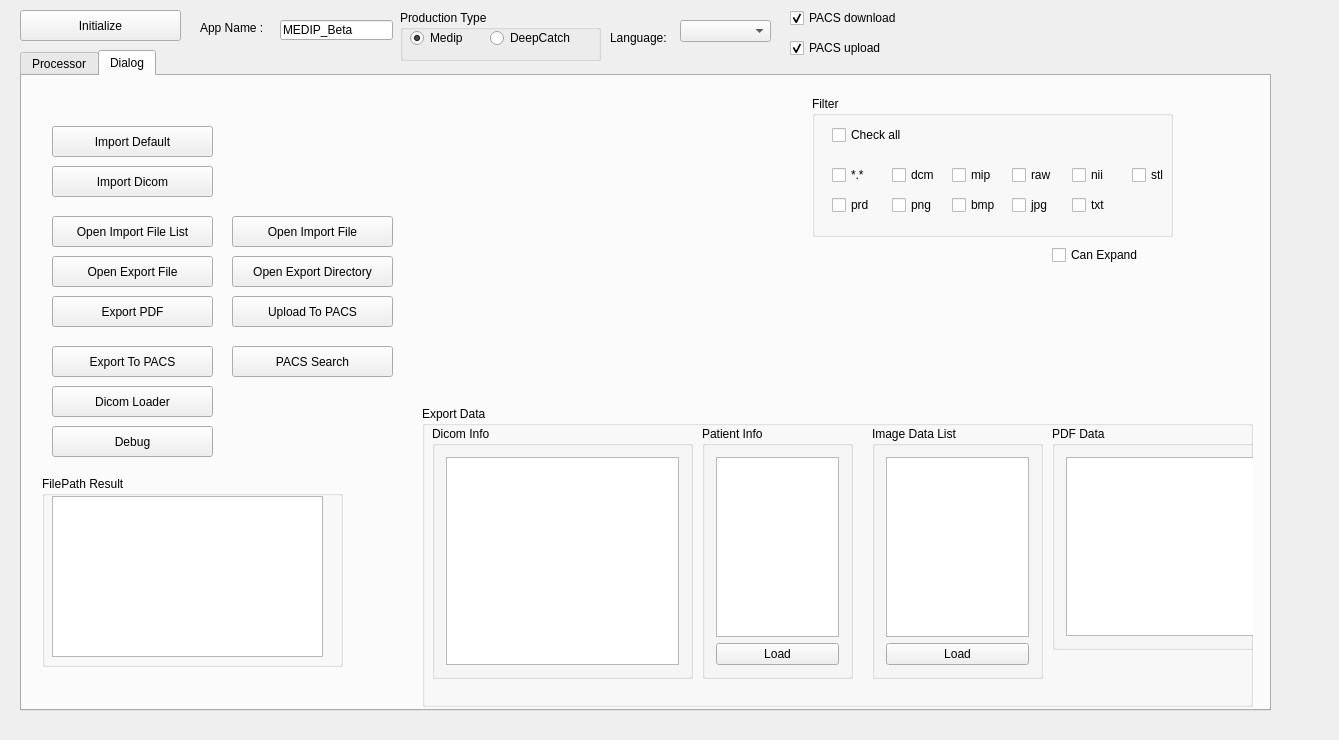
<?xml version="1.0" encoding="UTF-8"?>
<ui version="4.0">
 <class>MainWindow</class>
 <widget class="QMainWindow" name="MainWindow">
  <property name="geometry">
   <rect>
    <x>0</x>
    <y>0</y>
    <width>1339</width>
    <height>740</height>
   </rect>
  </property>
  <property name="windowTitle">
   <string>FileManagerTestServer</string>
  </property>
  <widget class="QWidget" name="centralWidget">
   <widget class="QTabWidget" name="tabWidget">
    <property name="geometry">
     <rect>
      <x>20</x>
      <y>50</y>
      <width>1251</width>
      <height>661</height>
     </rect>
    </property>
    <property name="currentIndex">
     <number>1</number>
    </property>
    <widget class="QWidget" name="tab">
     <attribute name="title">
      <string>Processor</string>
     </attribute>
     <widget class="QGroupBox" name="groupBox_5">
      <property name="geometry">
       <rect>
        <x>580</x>
        <y>10</y>
        <width>371</width>
        <height>71</height>
       </rect>
      </property>
      <property name="title">
       <string>Client Command</string>
      </property>
      <widget class="QPushButton" name="btnOpenClient">
       <property name="geometry">
        <rect>
         <x>10</x>
         <y>20</y>
         <width>151</width>
         <height>31</height>
        </rect>
       </property>
       <property name="text">
        <string>Open Client</string>
       </property>
      </widget>
      <widget class="QLabel" name="label_6">
       <property name="geometry">
        <rect>
         <x>170</x>
         <y>30</y>
         <width>111</width>
         <height>16</height>
        </rect>
       </property>
       <property name="text">
        <string>Connected Client : </string>
       </property>
      </widget>
      <widget class="QLineEdit" name="editConnectedClient">
       <property name="geometry">
        <rect>
         <x>280</x>
         <y>30</y>
         <width>81</width>
         <height>20</height>
        </rect>
       </property>
       <property name="readOnly">
        <bool>true</bool>
       </property>
      </widget>
     </widget>
     <widget class="QGroupBox" name="groupBox">
      <property name="geometry">
       <rect>
        <x>10</x>
        <y>100</y>
        <width>461</width>
        <height>341</height>
       </rect>
      </property>
      <property name="title">
       <string>Receive</string>
      </property>
      <widget class="QLineEdit" name="editRecvCommand">
       <property name="geometry">
        <rect>
         <x>100</x>
         <y>30</y>
         <width>113</width>
         <height>20</height>
        </rect>
       </property>
       <property name="readOnly">
        <bool>true</bool>
       </property>
      </widget>
      <widget class="QLabel" name="label">
       <property name="geometry">
        <rect>
         <x>20</x>
         <y>30</y>
         <width>81</width>
         <height>16</height>
        </rect>
       </property>
       <property name="text">
        <string>Command : </string>
       </property>
      </widget>
      <widget class="QLabel" name="label_2">
       <property name="geometry">
        <rect>
         <x>20</x>
         <y>60</y>
         <width>81</width>
         <height>16</height>
        </rect>
       </property>
       <property name="text">
        <string>File Path : </string>
       </property>
      </widget>
      <widget class="QLineEdit" name="editRecvFilePath">
       <property name="geometry">
        <rect>
         <x>100</x>
         <y>60</y>
         <width>351</width>
         <height>20</height>
        </rect>
       </property>
       <property name="readOnly">
        <bool>true</bool>
       </property>
      </widget>
      <widget class="QLabel" name="label_5">
       <property name="geometry">
        <rect>
         <x>20</x>
         <y>90</y>
         <width>81</width>
         <height>16</height>
        </rect>
       </property>
       <property name="text">
        <string>Error Code : </string>
       </property>
      </widget>
      <widget class="QLineEdit" name="editRecvErrorCode">
       <property name="geometry">
        <rect>
         <x>100</x>
         <y>90</y>
         <width>111</width>
         <height>20</height>
        </rect>
       </property>
       <property name="readOnly">
        <bool>true</bool>
       </property>
      </widget>
     </widget>
     <widget class="QGroupBox" name="groupBox_3">
      <property name="geometry">
       <rect>
        <x>490</x>
        <y>100</y>
        <width>461</width>
        <height>341</height>
       </rect>
      </property>
      <property name="title">
       <string>Send</string>
      </property>
      <widget class="QLabel" name="label_3">
       <property name="geometry">
        <rect>
         <x>20</x>
         <y>30</y>
         <width>81</width>
         <height>16</height>
        </rect>
       </property>
       <property name="text">
        <string>Command : </string>
       </property>
      </widget>
      <widget class="QComboBox" name="cboServerToClientCommand">
       <property name="geometry">
        <rect>
         <x>100</x>
         <y>30</y>
         <width>111</width>
         <height>22</height>
        </rect>
       </property>
      </widget>
      <widget class="QPushButton" name="btnSendToClient">
       <property name="geometry">
        <rect>
         <x>20</x>
         <y>290</y>
         <width>121</width>
         <height>31</height>
        </rect>
       </property>
       <property name="text">
        <string>Send</string>
       </property>
      </widget>
     </widget>
     <widget class="QGroupBox" name="groupBox_6">
      <property name="geometry">
       <rect>
        <x>10</x>
        <y>450</y>
        <width>811</width>
        <height>211</height>
       </rect>
      </property>
      <property name="title">
       <string>Logger</string>
      </property>
      <widget class="QListWidget" name="listLogger">
       <property name="geometry">
        <rect>
         <x>10</x>
         <y>20</y>
         <width>791</width>
         <height>181</height>
        </rect>
       </property>
      </widget>
     </widget>
     <widget class="QGroupBox" name="groupBox_4">
      <property name="geometry">
       <rect>
        <x>10</x>
        <y>10</y>
        <width>561</width>
        <height>71</height>
       </rect>
      </property>
      <property name="title">
       <string>Server Connection</string>
      </property>
      <widget class="QPushButton" name="btnServerDisconnect">
       <property name="geometry">
        <rect>
         <x>150</x>
         <y>20</y>
         <width>131</width>
         <height>31</height>
        </rect>
       </property>
       <property name="text">
        <string>Server Disconnect</string>
       </property>
      </widget>
      <widget class="QPushButton" name="btnServerStart">
       <property name="geometry">
        <rect>
         <x>10</x>
         <y>20</y>
         <width>131</width>
         <height>31</height>
        </rect>
       </property>
       <property name="text">
        <string>Server Start</string>
       </property>
      </widget>
      <widget class="QLabel" name="label_4">
       <property name="geometry">
        <rect>
         <x>290</x>
         <y>30</y>
         <width>51</width>
         <height>16</height>
        </rect>
       </property>
       <property name="text">
        <string>Status : </string>
       </property>
      </widget>
      <widget class="QLineEdit" name="editServerStatus">
       <property name="geometry">
        <rect>
         <x>340</x>
         <y>30</y>
         <width>201</width>
         <height>20</height>
        </rect>
       </property>
       <property name="readOnly">
        <bool>true</bool>
       </property>
      </widget>
     </widget>
    </widget>
    <widget class="QWidget" name="tab_2">
     <attribute name="title">
      <string>Dialog</string>
     </attribute>
     <widget class="QPushButton" name="m_btnOpenFile">
      <property name="geometry">
       <rect>
        <x>210</x>
        <y>140</y>
        <width>161</width>
        <height>31</height>
       </rect>
      </property>
      <property name="text">
       <string>Open Import File</string>
      </property>
     </widget>
     <widget class="QGroupBox" name="groupBox_2">
      <property name="geometry">
       <rect>
        <x>20</x>
        <y>400</y>
        <width>301</width>
        <height>191</height>
       </rect>
      </property>
      <property name="title">
       <string>FilePath Result</string>
      </property>
      <widget class="QTextEdit" name="m_textFilePathList">
       <property name="geometry">
        <rect>
         <x>10</x>
         <y>20</y>
         <width>271</width>
         <height>161</height>
        </rect>
       </property>
      </widget>
     </widget>
     <widget class="QPushButton" name="m_btnOpenExportDialog">
      <property name="geometry">
       <rect>
        <x>30</x>
        <y>180</y>
        <width>161</width>
        <height>31</height>
       </rect>
      </property>
      <property name="text">
       <string>Open Export File</string>
      </property>
     </widget>
     <widget class="QGroupBox" name="groupBox_7">
      <property name="geometry">
       <rect>
        <x>790</x>
        <y>20</y>
        <width>361</width>
        <height>141</height>
       </rect>
      </property>
      <property name="title">
       <string>Filter</string>
      </property>
      <widget class="QCheckBox" name="checkBox_2">
       <property name="geometry">
        <rect>
         <x>20</x>
         <y>70</y>
         <width>61</width>
         <height>18</height>
        </rect>
       </property>
       <property name="text">
        <string>*.*</string>
       </property>
      </widget>
      <widget class="QCheckBox" name="checkBox">
       <property name="geometry">
        <rect>
         <x>20</x>
         <y>30</y>
         <width>83</width>
         <height>18</height>
        </rect>
       </property>
       <property name="text">
        <string>Check all</string>
       </property>
      </widget>
      <widget class="QCheckBox" name="checkBox_3">
       <property name="geometry">
        <rect>
         <x>80</x>
         <y>70</y>
         <width>61</width>
         <height>18</height>
        </rect>
       </property>
       <property name="text">
        <string>dcm</string>
       </property>
      </widget>
      <widget class="QCheckBox" name="checkBox_4">
       <property name="geometry">
        <rect>
         <x>140</x>
         <y>70</y>
         <width>61</width>
         <height>18</height>
        </rect>
       </property>
       <property name="text">
        <string>mip</string>
       </property>
      </widget>
      <widget class="QCheckBox" name="checkBox_5">
       <property name="geometry">
        <rect>
         <x>200</x>
         <y>70</y>
         <width>61</width>
         <height>18</height>
        </rect>
       </property>
       <property name="text">
        <string>raw</string>
       </property>
      </widget>
      <widget class="QCheckBox" name="checkBox_6">
       <property name="geometry">
        <rect>
         <x>260</x>
         <y>70</y>
         <width>61</width>
         <height>18</height>
        </rect>
       </property>
       <property name="text">
        <string>nii</string>
       </property>
      </widget>
      <widget class="QCheckBox" name="checkBox_7">
       <property name="geometry">
        <rect>
         <x>320</x>
         <y>70</y>
         <width>61</width>
         <height>18</height>
        </rect>
       </property>
       <property name="text">
        <string>stl</string>
       </property>
      </widget>
      <widget class="QCheckBox" name="checkBox_8">
       <property name="geometry">
        <rect>
         <x>20</x>
         <y>100</y>
         <width>61</width>
         <height>18</height>
        </rect>
       </property>
       <property name="text">
        <string>prd</string>
       </property>
      </widget>
      <widget class="QCheckBox" name="checkBox_9">
       <property name="geometry">
        <rect>
         <x>80</x>
         <y>100</y>
         <width>61</width>
         <height>18</height>
        </rect>
       </property>
       <property name="text">
        <string>png</string>
       </property>
      </widget>
      <widget class="QCheckBox" name="checkBox_10">
       <property name="geometry">
        <rect>
         <x>140</x>
         <y>100</y>
         <width>61</width>
         <height>18</height>
        </rect>
       </property>
       <property name="text">
        <string>bmp</string>
       </property>
      </widget>
      <widget class="QCheckBox" name="checkBox_11">
       <property name="geometry">
        <rect>
         <x>200</x>
         <y>100</y>
         <width>61</width>
         <height>18</height>
        </rect>
       </property>
       <property name="text">
        <string>jpg</string>
       </property>
      </widget>
      <widget class="QCheckBox" name="checkBox_12">
       <property name="geometry">
        <rect>
         <x>260</x>
         <y>100</y>
         <width>61</width>
         <height>18</height>
        </rect>
       </property>
       <property name="text">
        <string>txt</string>
       </property>
      </widget>
     </widget>
     <widget class="QPushButton" name="m_btnOpenExportDirectoryDialog">
      <property name="geometry">
       <rect>
        <x>210</x>
        <y>180</y>
        <width>161</width>
        <height>31</height>
       </rect>
      </property>
      <property name="text">
       <string>Open Export Directory</string>
      </property>
     </widget>
     <widget class="QPushButton" name="m_btnExportToPDF">
      <property name="geometry">
       <rect>
        <x>30</x>
        <y>220</y>
        <width>161</width>
        <height>31</height>
       </rect>
      </property>
      <property name="text">
       <string>Export PDF</string>
      </property>
     </widget>
     <widget class="QPushButton" name="m_btnPACSSearch">
      <property name="geometry">
       <rect>
        <x>210</x>
        <y>270</y>
        <width>161</width>
        <height>31</height>
       </rect>
      </property>
      <property name="text">
       <string>PACS Search</string>
      </property>
     </widget>
     <widget class="QPushButton" name="m_btnUploadToPACS">
      <property name="geometry">
       <rect>
        <x>210</x>
        <y>220</y>
        <width>161</width>
        <height>31</height>
       </rect>
      </property>
      <property name="text">
       <string>Upload To PACS</string>
      </property>
     </widget>
     <widget class="QPushButton" name="m_btnOpenFileList">
      <property name="geometry">
       <rect>
        <x>30</x>
        <y>140</y>
        <width>161</width>
        <height>31</height>
       </rect>
      </property>
      <property name="text">
       <string>Open Import File List</string>
      </property>
     </widget>
     <widget class="QGroupBox" name="groupBox_9">
      <property name="geometry">
       <rect>
        <x>400</x>
        <y>330</y>
        <width>831</width>
        <height>301</height>
       </rect>
      </property>
      <property name="title">
       <string>Export Data</string>
      </property>
      <widget class="QGroupBox" name="groupBox_10">
       <property name="geometry">
        <rect>
         <x>450</x>
         <y>20</y>
         <width>171</width>
         <height>253</height>
        </rect>
       </property>
       <property name="title">
        <string>Image Data List</string>
       </property>
       <layout class="QVBoxLayout" name="verticalLayout_3">
        <item>
         <widget class="QListWidget" name="m_listExportImage"/>
        </item>
        <item>
         <widget class="QPushButton" name="m_btnLoadExportImageDataList">
          <property name="text">
           <string>Load</string>
          </property>
         </widget>
        </item>
       </layout>
      </widget>
      <widget class="QGroupBox" name="groupBox_11">
       <property name="geometry">
        <rect>
         <x>280</x>
         <y>20</y>
         <width>151</width>
         <height>253</height>
        </rect>
       </property>
       <property name="title">
        <string>Patient Info</string>
       </property>
       <layout class="QVBoxLayout" name="verticalLayout">
        <item>
         <widget class="QListWidget" name="m_listExportPatientInfo"/>
        </item>
        <item>
         <widget class="QPushButton" name="m_btnLoadExportPatientInfo">
          <property name="text">
           <string>Load</string>
          </property>
         </widget>
        </item>
       </layout>
      </widget>
      <widget class="QGroupBox" name="groupBox_8">
       <property name="geometry">
        <rect>
         <x>630</x>
         <y>20</y>
         <width>276</width>
         <height>224</height>
        </rect>
       </property>
       <property name="title">
        <string>PDF Data</string>
       </property>
       <layout class="QVBoxLayout" name="verticalLayout_4">
        <item>
         <widget class="QTextEdit" name="m_PDFText"/>
        </item>
       </layout>
      </widget>
      <widget class="QGroupBox" name="groupBox_13">
       <property name="geometry">
        <rect>
         <x>10</x>
         <y>20</y>
         <width>261</width>
         <height>253</height>
        </rect>
       </property>
       <property name="title">
        <string>Dicom Info</string>
       </property>
       <layout class="QVBoxLayout" name="verticalLayout_2">
        <item>
         <widget class="QTableWidget" name="m_tableExportDicom"/>
        </item>
       </layout>
      </widget>
     </widget>
     <widget class="QPushButton" name="m_btnDebug">
      <property name="geometry">
       <rect>
        <x>30</x>
        <y>350</y>
        <width>161</width>
        <height>31</height>
       </rect>
      </property>
      <property name="text">
       <string>Debug</string>
      </property>
     </widget>
     <widget class="QPushButton" name="m_btnDicomLoader_Test">
      <property name="geometry">
       <rect>
        <x>30</x>
        <y>310</y>
        <width>161</width>
        <height>31</height>
       </rect>
      </property>
      <property name="text">
       <string>Dicom Loader</string>
      </property>
     </widget>
     <widget class="QPushButton" name="m_btnImportDefault">
      <property name="geometry">
       <rect>
        <x>30</x>
        <y>50</y>
        <width>161</width>
        <height>31</height>
       </rect>
      </property>
      <property name="text">
       <string>Import Default</string>
      </property>
     </widget>
     <widget class="QCheckBox" name="m_chkCanExpand">
      <property name="geometry">
       <rect>
        <x>1030</x>
        <y>170</y>
        <width>111</width>
        <height>18</height>
       </rect>
      </property>
      <property name="text">
       <string>Can Expand</string>
      </property>
     </widget>
     <widget class="QPushButton" name="m_btnExportToPACS">
      <property name="geometry">
       <rect>
        <x>30</x>
        <y>270</y>
        <width>161</width>
        <height>31</height>
       </rect>
      </property>
      <property name="text">
       <string>Export To PACS</string>
      </property>
     </widget>
     <widget class="QPushButton" name="m_btnImportDicom">
      <property name="geometry">
       <rect>
        <x>30</x>
        <y>90</y>
        <width>161</width>
        <height>31</height>
       </rect>
      </property>
      <property name="text">
       <string>Import Dicom</string>
      </property>
     </widget>
    </widget>
   </widget>
   <widget class="QPushButton" name="m_btnInitialize">
    <property name="geometry">
     <rect>
      <x>20</x>
      <y>10</y>
      <width>161</width>
      <height>31</height>
     </rect>
    </property>
    <property name="text">
     <string>Initialize</string>
    </property>
   </widget>
   <widget class="QLineEdit" name="m_editAppName">
    <property name="geometry">
     <rect>
      <x>280</x>
      <y>20</y>
      <width>113</width>
      <height>20</height>
     </rect>
    </property>
    <property name="text">
     <string>MEDIP_Beta</string>
    </property>
   </widget>
   <widget class="QLabel" name="label_7">
    <property name="geometry">
     <rect>
      <x>200</x>
      <y>20</y>
      <width>71</width>
      <height>16</height>
     </rect>
    </property>
    <property name="text">
     <string>App Name : </string>
    </property>
   </widget>
   <widget class="QGroupBox" name="groupBox_12">
    <property name="geometry">
     <rect>
      <x>400</x>
      <y>10</y>
      <width>201</width>
      <height>51</height>
     </rect>
    </property>
    <property name="title">
     <string>Production Type</string>
    </property>
    <widget class="QRadioButton" name="m_rdoProductionType_Medip">
     <property name="geometry">
      <rect>
       <x>10</x>
       <y>20</y>
       <width>61</width>
       <height>16</height>
      </rect>
     </property>
     <property name="text">
      <string>Medip</string>
     </property>
     <property name="checked">
      <bool>true</bool>
     </property>
    </widget>
    <widget class="QRadioButton" name="m_rdoProductionType_DeepCatch">
     <property name="geometry">
      <rect>
       <x>90</x>
       <y>20</y>
       <width>90</width>
       <height>16</height>
      </rect>
     </property>
     <property name="text">
      <string>DeepCatch</string>
     </property>
    </widget>
   </widget>
   <widget class="QLabel" name="label_8">
    <property name="geometry">
     <rect>
      <x>610</x>
      <y>30</y>
      <width>71</width>
      <height>16</height>
     </rect>
    </property>
    <property name="text">
     <string>Language: </string>
    </property>
   </widget>
   <widget class="QComboBox" name="m_cboLanguage">
    <property name="geometry">
     <rect>
      <x>680</x>
      <y>20</y>
      <width>91</width>
      <height>22</height>
     </rect>
    </property>
   </widget>
   <widget class="QCheckBox" name="m_chkPACSDownload">
    <property name="geometry">
     <rect>
      <x>790</x>
      <y>10</y>
      <width>121</width>
      <height>16</height>
     </rect>
    </property>
    <property name="text">
     <string>PACS download</string>
    </property>
    <property name="checked">
     <bool>true</bool>
    </property>
   </widget>
   <widget class="QCheckBox" name="m_chkPACSUpload">
    <property name="geometry">
     <rect>
      <x>790</x>
      <y>40</y>
      <width>111</width>
      <height>16</height>
     </rect>
    </property>
    <property name="text">
     <string>PACS upload</string>
    </property>
    <property name="checked">
     <bool>true</bool>
    </property>
   </widget>
  </widget>
  <widget class="QMenuBar" name="menuBar">
   <property name="geometry">
    <rect>
     <x>0</x>
     <y>0</y>
     <width>1339</width>
     <height>21</height>
    </rect>
   </property>
  </widget>
 </widget>
 <layoutdefault spacing="6" margin="11"/>
 <resources>
  <include location="MainWindow.qrc"/>
 </resources>
 <connections/>
</ui>
